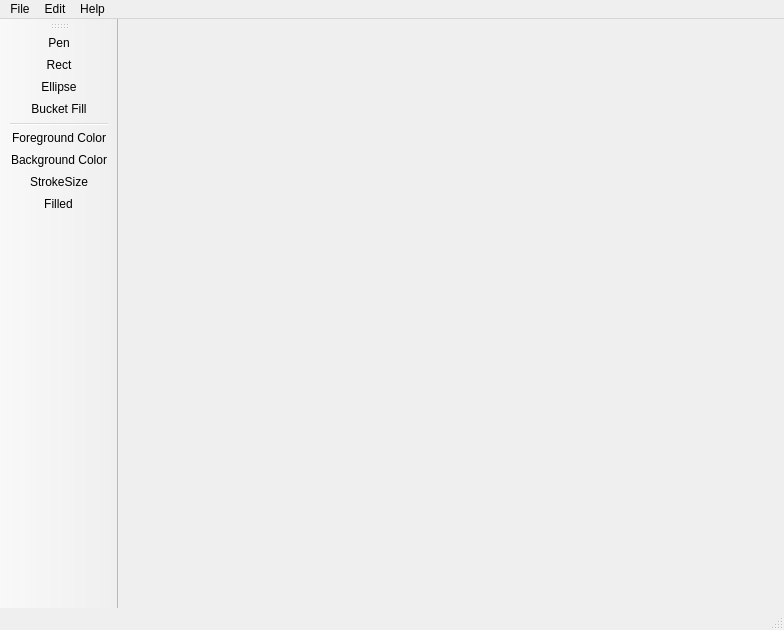
<?xml version="1.0" encoding="UTF-8"?>
<ui version="4.0">
 <class>MainWindow</class>
 <widget class="QMainWindow" name="MainWindow">
  <property name="geometry">
   <rect>
    <x>0</x>
    <y>0</y>
    <width>784</width>
    <height>630</height>
   </rect>
  </property>
  <property name="windowTitle">
   <string>MainWindow</string>
  </property>
  <widget class="QWidget" name="centralWidget">
   <layout class="QHBoxLayout" name="horizontalLayout"/>
  </widget>
  <widget class="QMenuBar" name="menuBar">
   <property name="geometry">
    <rect>
     <x>0</x>
     <y>0</y>
     <width>784</width>
     <height>19</height>
    </rect>
   </property>
   <widget class="QMenu" name="menuFile">
    <property name="title">
     <string>File</string>
    </property>
    <addaction name="actionNew"/>
    <addaction name="actionOpen"/>
    <addaction name="actionSave"/>
    <addaction name="actionSave_as"/>
    <addaction name="separator"/>
    <addaction name="actionExit"/>
   </widget>
   <widget class="QMenu" name="menuEdit">
    <property name="title">
     <string>Edit</string>
    </property>
    <addaction name="actionUndo"/>
    <addaction name="actionRedo"/>
    <addaction name="actionClearAll"/>
   </widget>
   <widget class="QMenu" name="menuHelp">
    <property name="title">
     <string>Help</string>
    </property>
    <addaction name="actionAbout"/>
   </widget>
   <addaction name="menuFile"/>
   <addaction name="menuEdit"/>
   <addaction name="menuHelp"/>
  </widget>
  <widget class="QToolBar" name="mainToolBar">
   <property name="minimumSize">
    <size>
     <width>36</width>
     <height>36</height>
    </size>
   </property>
   <attribute name="toolBarArea">
    <enum>LeftToolBarArea</enum>
   </attribute>
   <attribute name="toolBarBreak">
    <bool>false</bool>
   </attribute>
   <addaction name="actionPen"/>
   <addaction name="actionRect"/>
   <addaction name="actionEllipse"/>
   <addaction name="actionFill"/>
   <addaction name="separator"/>
   <addaction name="actionForegroundColor"/>
   <addaction name="actionBackgroundColor"/>
   <addaction name="actionStrokeSize"/>
   <addaction name="actionFilled"/>
  </widget>
  <widget class="QStatusBar" name="statusBar"/>
  <action name="actionOpen">
   <property name="text">
    <string>Open</string>
   </property>
  </action>
  <action name="actionSave">
   <property name="text">
    <string>Save</string>
   </property>
  </action>
  <action name="actionSave_as">
   <property name="text">
    <string>Save as...</string>
   </property>
  </action>
  <action name="actionExit">
   <property name="text">
    <string>Exit</string>
   </property>
  </action>
  <action name="actionUndo">
   <property name="text">
    <string>Undo</string>
   </property>
  </action>
  <action name="actionRedo">
   <property name="text">
    <string>Redo</string>
   </property>
  </action>
  <action name="actionSelect">
   <property name="text">
    <string>Preferences...</string>
   </property>
  </action>
  <action name="actionNew">
   <property name="text">
    <string>New</string>
   </property>
  </action>
  <action name="actionAbout">
   <property name="text">
    <string>About...</string>
   </property>
  </action>
  <action name="actionPen">
   <property name="checkable">
    <bool>true</bool>
   </property>
   <property name="icon">
    <iconset resource="icons.qrc">
     <normaloff>:/png/pencil.png</normaloff>
     <normalon>:/png/png/pencil.png</normalon>:/png/pencil.png</iconset>
   </property>
   <property name="text">
    <string>Pen</string>
   </property>
  </action>
  <action name="actionRect">
   <property name="checkable">
    <bool>true</bool>
   </property>
   <property name="icon">
    <iconset resource="icons.qrc">
     <normaloff>:/png/marquee-2.png</normaloff>
     <normalon>:/png/png/vector-1.png</normalon>:/png/marquee-2.png</iconset>
   </property>
   <property name="text">
    <string>Rect</string>
   </property>
  </action>
  <action name="actionPolyline">
   <property name="checkable">
    <bool>true</bool>
   </property>
   <property name="icon">
    <iconset resource="icons.qrc">
     <normaloff>:/png/polygon.png</normaloff>:/png/polygon.png</iconset>
   </property>
   <property name="text">
    <string>Polyline</string>
   </property>
  </action>
  <action name="actionFill">
   <property name="checkable">
    <bool>true</bool>
   </property>
   <property name="icon">
    <iconset resource="icons.qrc">
     <normaloff>:/png/paint-bucket.png</normaloff>
     <normalon>:/png/png/paint-bucket.png</normalon>:/png/paint-bucket.png</iconset>
   </property>
   <property name="text">
    <string>Bucket Fill</string>
   </property>
  </action>
  <action name="actionForegroundColor">
   <property name="icon">
    <iconset resource="icons.qrc">
     <normaloff>:/png/foreground.png</normaloff>:/png/foreground.png</iconset>
   </property>
   <property name="text">
    <string>Foreground Color</string>
   </property>
   <property name="toolTip">
    <string>Foreground Color</string>
   </property>
  </action>
  <action name="actionBackgroundColor">
   <property name="icon">
    <iconset>
     <normalon>:/png/background.png</normalon>
    </iconset>
   </property>
   <property name="text">
    <string>Background Color</string>
   </property>
   <property name="toolTip">
    <string>Background Color</string>
   </property>
  </action>
  <action name="actionStrokeSize">
   <property name="icon">
    <iconset resource="icons.qrc">
     <normaloff>:/png/scale.png</normaloff>:/png/scale.png</iconset>
   </property>
   <property name="text">
    <string>StrokeSize</string>
   </property>
  </action>
  <action name="actionClearAll">
   <property name="text">
    <string>Clear all</string>
   </property>
  </action>
  <action name="actionFilled">
   <property name="checkable">
    <bool>true</bool>
   </property>
   <property name="icon">
    <iconset resource="icons.qrc">
     <normaloff>:/png/square-23.png</normaloff>
     <normalon>:/png/square-20.png</normalon>:/png/square-23.png</iconset>
   </property>
   <property name="text">
    <string>Filled</string>
   </property>
  </action>
  <action name="actionEllipse">
   <property name="checkable">
    <bool>true</bool>
   </property>
   <property name="icon">
    <iconset resource="icons.qrc">
     <normaloff>:/png/circle.png</normaloff>:/png/circle.png</iconset>
   </property>
   <property name="text">
    <string>Ellipse</string>
   </property>
  </action>
 </widget>
 <layoutdefault spacing="6" margin="11"/>
 <resources>
  <include location="icons.qrc"/>
 </resources>
 <connections/>
</ui>
